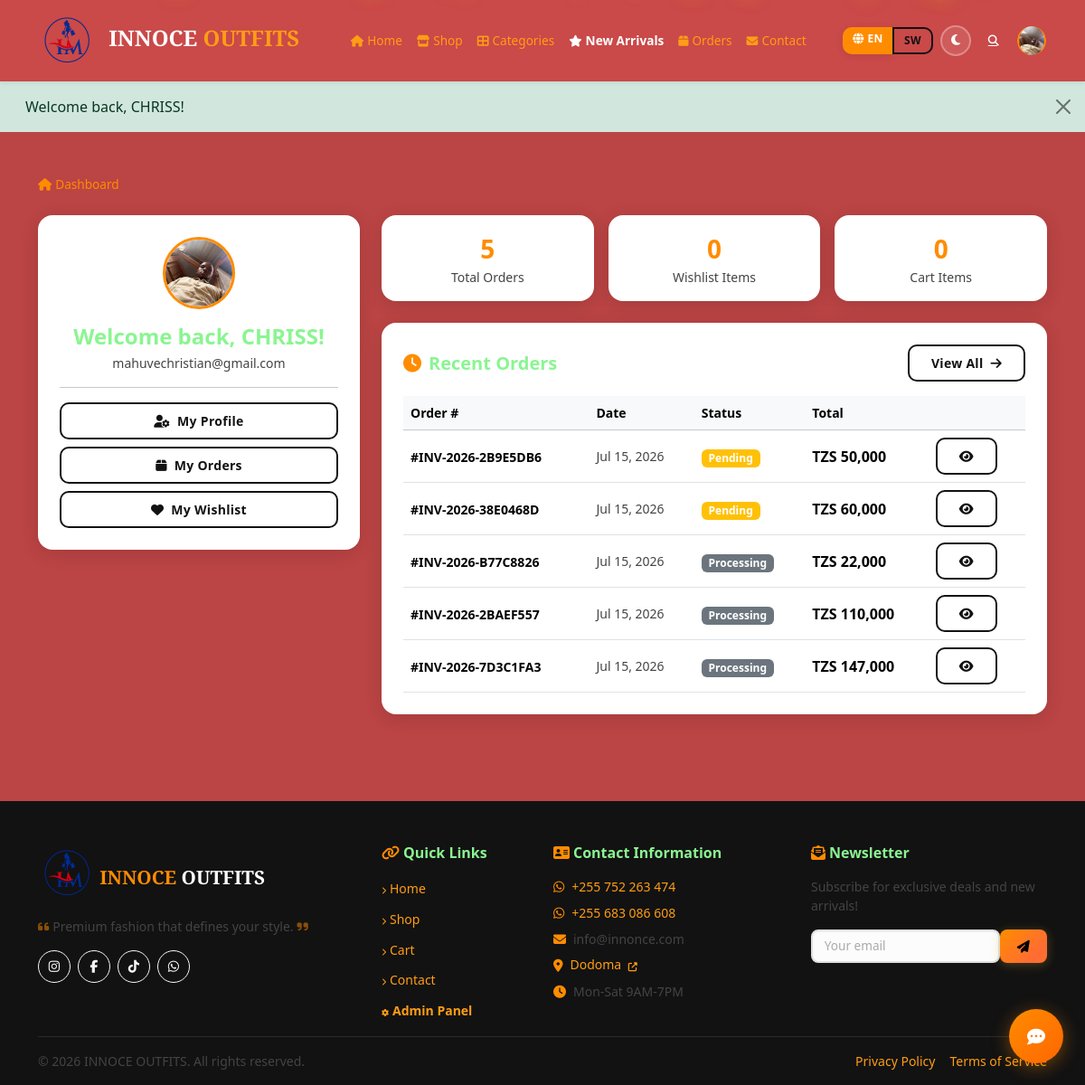
Page /account/dashboard.php (signed in) on the committed database.
### tables this page shows
CREATE TABLE `users` (
  `id` int(11) NOT NULL AUTO_INCREMENT,
  `name` varchar(255) NOT NULL,
  `email` varchar(255) NOT NULL,
  `password` varchar(255) NOT NULL,
  `phone` varchar(20) DEFAULT NULL,
  `role` enum('customer','admin','worker') DEFAULT 'customer',
  `google_id` varchar(255) DEFAULT NULL,
  `language` varchar(5) DEFAULT 'en',
  `notify_email` tinyint(1) DEFAULT 1,
  `notify_sms` tinyint(1) DEFAULT 0,
  `notify_inapp` tinyint(1) DEFAULT 1,
  `profile_photo` varchar(255) DEFAULT NULL,
  `photo_align` varchar(50) DEFAULT 'center',
  `last_activity` datetime DEFAULT NULL,
  `remember_token` varchar(100) DEFAULT NULL,
  `created_at` timestamp NOT NULL DEFAULT current_timestamp(),
  `updated_at` timestamp NOT NULL DEFAULT current_timestamp() ON UPDATE current_timestamp(),
  PRIMARY KEY (`id`),
  UNIQUE KEY `email` (`email`),
  UNIQUE KEY `idx_google_id` (`google_id`)
);

CREATE TABLE `orders` (
  `id` int(11) NOT NULL AUTO_INCREMENT,
  `user_id` int(11) NOT NULL,
  `customer_name` varchar(255) DEFAULT NULL,
  `customer_phone` varchar(50) DEFAULT NULL,
  `order_number` varchar(50) NOT NULL,
  `status` enum('pending','confirmed','processing','packed','shipped','delivered','cancelled') DEFAULT 'pending',
  `subtotal` decimal(12,2) NOT NULL,
  `tax` decimal(12,2) DEFAULT 0.00,
  `shipping` decimal(12,2) DEFAULT 0.00,
  `delivery_method` enum('delivery','pickup') NOT NULL DEFAULT 'delivery',
  `worker_id` int(11) DEFAULT NULL,
  `discount` decimal(12,2) DEFAULT 0.00,
  `volume_discount` decimal(12,2) DEFAULT 0.00,
  `total` decimal(12,2) NOT NULL,
  `payment_method` varchar(50) DEFAULT NULL,
  `payment_status` enum('unpaid','paid','failed','refunded') DEFAULT 'unpaid',
  `currency` varchar(3) DEFAULT 'TZS',
  `shipping_address` longtext DEFAULT NULL CHECK (json_valid(`shipping_address`)),
  `latitude` decimal(10,8) DEFAULT NULL,
  `longitude` decimal(11,8) DEFAULT NULL,
  `billing_address` longtext DEFAULT NULL CHECK (json_valid(`billing_address`)),
  `notes` text DEFAULT NULL,
  `coupon_code` varchar(50) DEFAULT NULL,
  `coupon_discount` decimal(12,2) DEFAULT 0.00,
  `created_at` timestamp NOT NULL DEFAULT current_timestamp(),
  `updated_at` timestamp NOT NULL DEFAULT current_timestamp() ON UPDATE current_timestamp(),
  PRIMARY KEY (`id`),
  UNIQUE KEY `order_number` (`order_number`),
  KEY `user_id` (`user_id`),
  KEY `idx_worker` (`worker_id`),
  CONSTRAINT `orders_ibfk_1` FOREIGN KEY (`user_id`) REFERENCES `users` (`id`) ON DELETE CASCADE
);

### includes/functions.php (called while the page is built, shortened)
<?php
function isLoggedIn(): bool {
    return isset($_SESSION['user_id']);
}
function escape(?string $value): string {
    return htmlspecialchars($value ?? '', ENT_QUOTES, 'UTF-8');
}
function cartCount(): int {
    global $db;
    $stmt = $db->prepare("SELECT SUM(quantity) FROM cart WHERE user_id = ?");
    $stmt->execute([$_SESSION['user_id']]);
    return (int) $stmt->fetchColumn();
}
function formatMoney(float $amount): string {
    return CURRENCY . ' ' . number_format($amount);
}
function currentLang(): string {
    return $_SESSION['lang'] ?? 'en';
}
function __(string $key): string {
    global $lang;
    $locale = currentLang();
    return $lang[$locale][$key] ?? $lang['en'][$key] ?? $key;
}

### account/dashboard.php (the view, shortened to what this page needs)
<?php
require_once __DIR__ . '/../config.php';
$stmt = $db->prepare("SELECT * FROM users WHERE id = ?");
$stmt->execute([$_SESSION['user_id']]);
$user = $stmt->fetch();
$stmt = $db->prepare("SELECT COUNT(*) FROM orders WHERE user_id = ?");
$stmt->execute([$_SESSION['user_id']]);
$orderCount = (int)$stmt->fetchColumn();
$stmt = $db->prepare("SELECT COUNT(*) FROM wishlists WHERE user_id = ?");
$stmt->execute([$_SESSION['user_id']]);
$wishlistCount = (int)$stmt->fetchColumn();
$stmt = $db->prepare("SELECT * FROM orders WHERE user_id = ? ORDER BY created_at DESC LIMIT 5");
$stmt->execute([$_SESSION['user_id']]);
$recentOrders = $stmt->fetchAll();
require_once __DIR__ . '/../includes/header.php';
?>
<div class="container py-5">
    <nav aria-label="breadcrumb" class="mb-4">
        <ol class="breadcrumb bg-transparent p-0 mb-0">
            <li class="breadcrumb-item active text-gold" aria-current="page"><i class="fas fa-home me-1"></i><?= __('dashboard') ?></li>
        </ol>
    </nav>
    <div class="row g-4">
        <div class="col-md-4">
            <div class="form-card p-4 text-center">
                <div class="mb-3">
                    <?php if (!empty($user['profile_photo'])): ?>
                        <img src="<?= SITE_URL . '/' . $user['profile_photo'] ?>" alt="" style="width:80px;height:80px;border-radius:50%;object-fit:cover;object-position:<?= escape($user['photo_align'] ?? 'center') ?>;border:3px solid var(--gold);">
                    <?php else: ?>
                        <i class="fas fa-user-circle" style="font-size:4rem;color:var(--gold);"></i>
                    <?php endif; ?>
                </div>
                <h4 class="fw-700 mb-1"><?= __('welcome_back') ?>, <?= escape($user['name']) ?>!</h4>
                <p class="text-muted small mb-0"><?= escape($user['email']) ?></p>
                <hr>
                <a href="profile.php" class="btn btn-outline-dark-custom btn-sm w-100 mb-2"><i class="fas fa-user-cog me-2"></i><?= __('my_profile') ?></a>
                <a href="orders.php" class="btn btn-outline-dark-custom btn-sm w-100 mb-2"><i class="fas fa-box me-2"></i><?= __('my_orders') ?></a>
                <a href="../shop/wishlist.php" class="btn btn-outline-dark-custom btn-sm w-100"><i class="fas fa-heart me-2"></i><?= __('my_wishlist') ?></a>
            </div>
        </div>
        <div class="col-md-8">
            <div class="row g-3 mb-4">
                <div class="col-sm-4">
                    <div class="form-card p-3 text-center">
                        <div class="text-gold fs-3 fw-700"><?= $orderCount ?></div>
                        <div class="text-muted small"><?= __('total_orders') ?></div>
                    </div>
                </div>
                <div class="col-sm-4">
                    <div class="form-card p-3 text-center">
                        <div class="text-gold fs-3 fw-700"><?= $wishlistCount ?></div>
                        <div class="text-muted small"><?= __('wishlist_items') ?></div>
                    </div>
                </div>
                <div class="col-sm-4">
                    <div class="form-card p-3 text-center">
                        <div class="text-gold fs-3 fw-700"><?= cartCount() ?></div>
                        <div class="text-muted small"><?= __('cart_items') ?></div>
                    </div>
                </div>
            </div>
            <?php if ($recentOrders): ?>
            <div class="form-card p-4">
                <div class="d-flex justify-content-between align-items-center mb-3">
                    <h5 class="fw-700 mb-0"><i class="fas fa-clock me-2 text-gold"></i><?= __('recent_orders') ?></h5>
                    <a href="orders.php" class="btn btn-outline-dark-custom btn-sm"><?= __('view_all') ?> <i class="fas fa-arrow-right ms-1"></i></a>
                </div>
                <div class="table-responsive">
                    <table class="table table-hover align-middle mb-0">
                        <thead class="table-light small">
                            <tr>
                                <th><?= __('order_number') ?></th>
                                <th><?= __('date') ?></th>
                                <th><?= __('status') ?></th>
                                <th><?= __('total') ?></th>
                                <th></th>
                            </tr>
                        </thead>
                        <tbody>
                            <?php foreach ($recentOrders as $o): ?>
                            <tr>
                                <td><span class="fw-600 small">#<?= escape($o['order_number']) ?></span></td>
                                <td class="small text-muted"><?= date('M j, Y', strtotime($o['created_at'])) ?></td>
                                <td>
                                    <span class="badge bg-<?= match($o['status']) {
                                        'pending' => 'warning',
                                        'confirmed' => 'info',
                                        'shipped' => 'primary',
                                        'delivered' => 'success',
                                        'cancelled' => 'danger',
                                        default => 'secondary'
                                    } ?>"><?= escape(ucfirst($o['status'])) ?></span>
                                </td>
                                <td class="fw-600"><?= formatMoney($o['total']) ?></td>
                                <td><a href="orders.php?order=<?= escape($o['order_number']) ?>" class="btn btn-sm btn-outline-dark-custom"><i class="fas fa-eye"></i></a></td>
                            </tr>
                            <?php endforeach; ?>
                        </tbody>
                    </table>
                </div>
            </div>
            <?php endif; ?>
        </div>
    </div>
</div>
<?php require_once __DIR__ . '/../includes/footer.php'; ?>

### assets/css/style.css (style rules this page uses)
:root, [data-theme="light"] { --orange: #FF8C00; --orange-light: #FFAA40; --orange-dark: #CC7000; --orange-gradient: linear-gradient(135deg, #FF8C00 0%, #FF6B35 50%, #FF8C00 100%); --gold: #FF8C00; --gold-light: #FFAA40; --gold-dark: #CC7000; --gold-gradient: linear-gradient(135deg, #FF8C00 0%, #FF6B35 50%, #FF8C00 100%); --dark: #121212; --darker: #0A0A0A; --light: #FFF5EB; --bg-body: #FFF5EB; --bg-navbar: #FF8C00; --bg-hero: linear-gradient(135deg, #FF8C00 0%, #FF6B35 50%, #FF5500 100%); --bg-section-alt: #FFEDD5; --bg-card: #fff; --text-primary: #121212; --text-secondary: #444; --text-on-orange: #fff; --border-light: #E8D5C0; --shadow-sm: 0 2px 8px rgba(0,0,0,0.08); --shadow-md: 0 4px 20px rgba(0,0,0,0.12); --shadow-lg: 0 8px 32px rgba(0,0,0,0.16); --shadow-gold: 0 4px 20px rgba(255,140,0,0.35); --radius: 10px; --radius-lg: 16px; }
.text-gold { color: var(--gold) !important; }
body { background: var(--bg-body); color: var(--text-primary); transition: background 0.3s ease, color 0.3s ease; }
.btn { position: relative; overflow: hidden; transition: all 0.3s cubic-bezier(0.4, 0, 0.2, 1); font-weight: 600; letter-spacing: 0.3px; }
.btn::after { content: ''; position: absolute; inset: 0; background: rgba(255,255,255,0.15); transform: translateX(-100%); transition: transform 0.4s; }
.btn-outline-dark-custom { background: transparent; color: var(--dark); border: 2px solid var(--dark); border-radius: var(--radius); font-weight: 600; padding: 0.5rem 1.5rem; transition: all 0.3s; }
.form-card { background: var(--bg-card); border: none; border-radius: var(--radius-lg); box-shadow: var(--shadow-md); padding: 2rem; }
.fw-600 { font-weight: 600; }
.fw-700 { font-weight: 700; }
.breadcrumb { font-size: 0.85rem; }
.text-muted { color: var(--text-secondary) !important; }

### rows in the picture
users: profile_photo (picture), name "CHRISS", email "mahuvechristian@gmail.com"
orders: order_number "INV-2026-2B9E5DB6", created_at "Jul 15, 2026", status "Pending", total "TZS 50,000"
orders: order_number "INV-2026-38E0468D", created_at "Jul 15, 2026", status "Pending", total "TZS 60,000"
orders: order_number "INV-2026-B77C8826", created_at "Jul 15, 2026", status "Processing", total "TZS 22,000"
orders: order_number "INV-2026-2BAEF557", created_at "Jul 15, 2026", status "Processing", total "TZS 110,000"
orders: order_number "INV-2026-7D3C1FA3", created_at "Jul 15, 2026", status "Processing", total "TZS 147,000"

### other values in the picture
__('home') "Home"
__('shop') "Shop"
__('categories') "Categories"
__('new_arrivals') "New Arrivals"
__('orders') "Orders"
__('contact') "Contact"
$_SESSION['success'] "Welcome back, CHRISS!"
__('dashboard') "Dashboard"
__('welcome_back') "Welcome back"
__('my_profile') "My Profile"
__('my_orders') "My Orders"
__('my_wishlist') "My Wishlist"
$orderCount "5"
__('total_orders') "Total Orders"
$wishlistCount "0"
